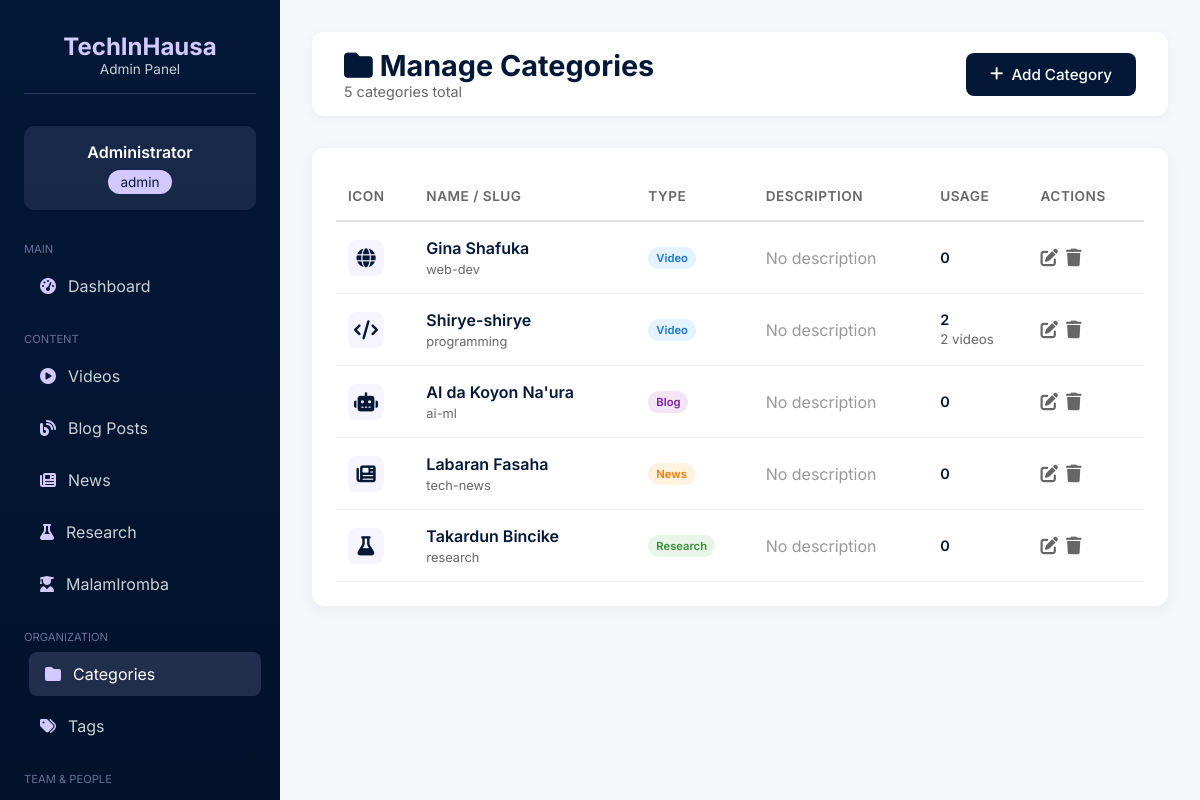
Screenshot of /admin/categories.php (signed in) with the database file from the repository.
### tables this page shows
CREATE TABLE `categories` (
  `id` int(11) NOT NULL,
  `name` varchar(100) NOT NULL,
  `slug` varchar(100) NOT NULL,
  `type` enum('video','blog','news','research') NOT NULL,
  `description` text DEFAULT NULL,
  `icon` varchar(50) DEFAULT NULL,
  `created_at` timestamp NOT NULL DEFAULT current_timestamp()
);

### includes/auth.php (called while the page is built, shortened)
<?php
function isLoggedIn() {
    return isset($_SESSION['admin_logged_in']) && $_SESSION['admin_logged_in'] === true;
}
function getCurrentUser() {
    return [
        'id' => $_SESSION['admin_user_id'] ?? null,
        'username' => $_SESSION['admin_username'] ?? null,
        'name' => $_SESSION['admin_name'] ?? null,
        'role' => $_SESSION['admin_role'] ?? null
    ];
}
function get_current_admin($conn) {
    return getCurrentUser();
}
?>

### admin/categories.php (the view, shortened to what this page needs)
<?php
require_once __DIR__ . "/../includes/db.php";
require_once __DIR__ . "/../includes/auth.php";
global $conn;
$action = isset($_GET['action']) ? $_GET['action'] : 'list';
$categories = [];
if ($action === 'list') {
    $result = mysqli_query($conn, "SELECT * FROM categories ORDER BY type, name ASC");
    if ($result) {
        while ($row = mysqli_fetch_assoc($result)) {
            $categories[] = $row;
        }
    }
}
$current_admin = get_current_admin($conn);
$admin_name = $current_admin['name'] ?? $current_admin['username'] ?? 'Admin';
$admin_role = $current_admin['role'] ?? 'Administrator';
?>
<!DOCTYPE html>
<html lang="en">
<head>
    <link rel="stylesheet" href="https://cdnjs.cloudflare.com/ajax/libs/font-awesome/6.4.0/css/all.min.css">
</head>
<body>
    <div class="admin-wrapper">
        <aside class="sidebar">
            <div class="sidebar-header">
                <h2>TechInHausa</h2>
                <p>Admin Panel</p>
            </div>
            <div class="admin-info">
                <div class="admin-name"><?php echo htmlspecialchars($admin_name); ?></div>
                <div class="admin-role"><?php echo htmlspecialchars($admin_role); ?></div>
            </div>
            <ul class="nav-menu">
                <li class="nav-section">Main</li>
                <li class="nav-item">
                    <a href="dashboard.php" class="nav-link">
                        <i class="fas fa-tachometer-alt"></i>
                        <span>Dashboard</span>
                    </a>
                </li>
                <li class="nav-section">Content</li>
                <li class="nav-item">
                    <a href="videos.php" class="nav-link">
                        <i class="fas fa-play-circle"></i>
                        <span>Videos</span>
                    </a>
                </li>
                <li class="nav-item">
                    <a href="blog.php" class="nav-link">
                        <i class="fas fa-blog"></i>
                        <span>Blog Posts</span>
                    </a>
                </li>
                <li class="nav-item">
                    <a href="news.php" class="nav-link">
                        <i class="fas fa-newspaper"></i>
                        <span>News</span>
                    </a>
                </li>
                <li class="nav-item">
                    <a href="research.php" class="nav-link">
                        <i class="fas fa-flask"></i>
                        <span>Research</span>
                    </a>
                </li>
                <li class="nav-item">
                    <a href="creator.php" class="nav-link">
                        <i class="fas fa-user-graduate"></i>
                        <span>MalamIromba</span>
                    </a>
                </li>
                <li class="nav-section">Organization</li>
                <li class="nav-item">
                    <a href="categories.php" class="nav-link active">
                        <i class="fas fa-folder"></i>
                        <span>Categories</span>
                    </a>
                </li>
                <li class="nav-item">
                    <a href="tags.php" class="nav-link">
                        <i class="fas fa-tags"></i>
                        <span>Tags</span>
                    </a>
                </li>
                <li class="nav-section">Team & People</li>
                <li class="nav-item">
                    <a href="team_members.php" class="nav-link">
                    </a>
                </li>
            </ul>
        </aside>
        <main class="main-content">
            <div class="top-bar">
                <div class="page-title">
                    <h1>
                        <?php if ($action === 'add'): ?>
                            <i class="fas fa-plus-circle"></i> Add Category
                        <?php elseif ($action === 'edit'): ?>
                            <i class="fas fa-edit"></i> Edit Category
                        <?php else: ?>
                            <i class="fas fa-folder"></i> Manage Categories
                        <?php endif; ?>
                    </h1>
                    <p>
                        <?php if ($action === 'list'): ?>
                            <?php echo count($categories); ?> categories total
                        <?php else: ?>
                            Fill in the details below
                        <?php endif; ?>
                    </p>
                </div>
                <div class="action-buttons">
                    <?php if ($action === 'list'): ?>
                        <a href="?action=add" class="btn btn-primary">
                            <i class="fas fa-plus"></i> Add Category
                        </a>
                    <?php else: ?>
                        <a href="categories.php" class="btn btn-warning">
                            <i class="fas fa-arrow-left"></i> Back to List
                        </a>
                    <?php endif; ?>
                </div>
            </div>
            <?php if ($action === 'list'): ?>
                <div class="table-container">
                    <?php if (empty($categories)): ?>
                        <div class="empty-state">
                            <i class="fas fa-folder-open"></i>
                            <h3>No Categories Found</h3>
                            <p>Get started by adding your first category.</p>
                            <a href="?action=add" class="btn btn-primary" style="margin-top: 1rem;">
                                <i class="fas fa-plus"></i> Add Category
                            </a>
                        </div>
                    <?php else: ?>
                        <table>
                            <thead>
                                <tr>
                                    <th>Icon</th>
                                    <th>Name / Slug</th>
                                    <th>Type</th>
                                    <th>Description</th>
                                    <th>Usage</th>
                                    <th>Actions</th>
                                </tr>
                            </thead>
                            <tbody>
                                <?php foreach ($categories as $cat):
                                    $usage_count = 0;
                                    $usage_details = [];
                                    if ($cat['type'] === 'video') {
                                        $count = mysqli_fetch_assoc(mysqli_query($conn, "SELECT COUNT(*) as total FROM videos WHERE category_id = {$cat['id']}"))['total'];
                                        $usage_count += $count;
                                        if ($count > 0) $usage_details[] = "$count videos";
                                    } elseif ($cat['type'] === 'blog') {
                                        $count = mysqli_fetch_assoc(mysqli_query($conn, "SELECT COUNT(*) as total FROM blog_posts WHERE category_id = {$cat['id']}"))['total'];
                                        $usage_count += $count;
                                    } elseif ($cat['type'] === 'news') {
                                        $count = mysqli_fetch_assoc(mysqli_query($conn, "SELECT COUNT(*) as total FROM news WHERE category_id = {$cat['id']}"))['total'];
                                        $usage_count += $count;
                                    } elseif ($cat['type'] === 'research') {
                                        $count = mysqli_fetch_assoc(mysqli_query($conn, "SELECT COUNT(*) as total FROM research WHERE category_id = {$cat['id']}"))['total'];
                                        $usage_count += $count;
                                    } elseif ($cat['type'] === 'creator') {
                                        $count = mysqli_fetch_assoc(mysqli_query($conn, "SELECT COUNT(*) as total FROM creator WHERE category_id = {$cat['id']}"))['total'];
                                        $usage_count += $count;
                                        if ($count > 0) $usage_details[] = "$count creator items";
                                    }
                                ?>
                                <tr>
                                    <td>
                                        <div class="category-icon">
                                            <?php if (!empty($cat['icon'])): ?>
                                                <i class="fas <?php echo htmlspecialchars($cat['icon']); ?>"></i>
                                            <?php else: ?>
                                                <i class="fas fa-folder"></i>
                                            <?php endif; ?>
                                        </div>
                                    </td>
                                    <td>
                                        <div class="category-name"><?php echo htmlspecialchars($cat['name']); ?></div>
                                        <div class="category-slug"><?php echo htmlspecialchars($cat['slug']); ?></div>
                                    </td>
                                    <td>
                                        <span class="badge badge-<?php echo $cat['type']; ?>">
                                            <?php
                                            $type_labels = [
                                                'video' => 'Video',
                                                'blog' => 'Blog',
                                                'news' => 'News',
                                                'research' => 'Research',
                                                'creator' => 'Creator'
                                            ];
                                            echo $type_labels[$cat['type']] ?? ucfirst($cat['type']);
                                            ?>
                                        </span>
                                    </td>
                                    <td>
                                        <?php if (!empty($cat['description'])): ?>
                                            <?php echo htmlspecialchars(substr($cat['description'], 0, 60)) . (strlen($cat['description']) > 60 ? '...' : ''); ?>
                                        <?php else: ?>
                                            <span style="color: #999;">No description</span>
                                        <?php endif; ?>
                                    </td>
                                    <td>
                                        <div class="usage-count"><?php echo $usage_count; ?></div>
                                        <?php if (!empty($usage_details)): ?>
                                            <small style="color: #666;"><?php echo implode(', ', $usage_details); ?></small>
                                        <?php endif; ?>
                                    </td>
                                    <td>
                                        <div class="action-group">
                                            <a href="?action=edit&id=<?php echo $cat['id']; ?>"
                                               class="action-icon" title="Edit">
                                                <i class="fas fa-edit"></i>
                                            </a>
                                            <a href="?action=delete&id=<?php echo $cat['id']; ?>"
                                               class="action-icon delete" title="Delete"
                                               onclick="return confirm('Are you sure you want to delete this category? This action cannot be undone.')">
                                                <i class="fas fa-trash"></i>
                                            </a>
                                        </div>
                                    </td>
                                </tr>
                                <?php endforeach; ?>
                            </tbody>
                        </table>
                    <?php endif; ?>
                </div>
            <?php endif; ?>
        </main>
    </div>
</body>
</html>

### admin/categories.php (style rules this page uses)
* { margin: 0; padding: 0; box-sizing: border-box; }
body { font-family: 'Inter', sans-serif; background: #f5f7fb; color: #333; }
.admin-wrapper { display: flex; min-height: 100vh; }
.sidebar { width: 280px; background: linear-gradient(180deg, #031837 0%, #02122b 100%); color: white; padding: 2rem 1.5rem; position: fixed; height: 100vh; overflow-y: auto; }
.sidebar-header { text-align: center; margin-bottom: 2rem; padding-bottom: 1rem; border-bottom: 1px solid rgba(211, 201, 254, 0.2); }
.sidebar-header h2 { font-size: 1.5rem; color: #D3C9FE; }
.sidebar-header p { font-size: 0.85rem; opacity: 0.8; }
.admin-info { background: rgba(211, 201, 254, 0.1); padding: 1rem; border-radius: 10px; margin-bottom: 2rem; text-align: center; }
.admin-name { font-weight: 600; }
.admin-role { font-size: 0.85rem; background: #D3C9FE; color: #031837; display: inline-block; padding: 0.25rem 0.75rem; border-radius: 20px; margin-top: 0.5rem; }
.nav-menu { list-style: none; }
.nav-item { margin-bottom: 0.5rem; }
.nav-link { display: flex; align-items: center; gap: 0.75rem; padding: 0.75rem 1rem; color: rgba(255,255,255,0.8); text-decoration: none; border-radius: 8px; transition: all 0.3s ease; }
.nav-link:hover, .nav-link.active { background: rgba(211, 201, 254, 0.15); color: white; transform: translateX(5px); }
.nav-link i { color: #D3C9FE; }
.nav-section { margin: 1.5rem 0 0.5rem; font-size: 0.7rem; text-transform: uppercase; opacity: 0.5; color: #D3C9FE; }
.main-content { flex: 1; margin-left: 280px; padding: 2rem; }
.top-bar { display: flex; justify-content: space-between; align-items: center; margin-bottom: 2rem; background: white; padding: 1rem 2rem; border-radius: 12px; box-shadow: 0 2px 10px rgba(0,0,0,0.05); }
.page-title h1 { font-size: 1.8rem; color: #031837; }
.page-title p { color: #666; font-size: 0.9rem; }
.action-buttons { display: flex; gap: 1rem; }
.btn { display: inline-flex; align-items: center; gap: 0.5rem; padding: 0.75rem 1.5rem; border-radius: 8px; font-size: 0.95rem; font-weight: 500; text-decoration: none; transition: all 0.3s ease; border: none; cursor: pointer; }
.btn-primary { background: #031837; color: white; }
.table-container { background: white; padding: 1.5rem; border-radius: 12px; box-shadow: 0 4px 15px rgba(0,0,0,0.05); overflow-x: auto; }
table { width: 100%; border-collapse: collapse; }
th { text-align: left; padding: 1rem 0.75rem; color: #666; font-weight: 600; font-size: 0.85rem; text-transform: uppercase; letter-spacing: 0.5px; border-bottom: 2px solid #e0e0e0; }
td { padding: 1rem 0.75rem; border-bottom: 1px solid #f0f0f0; vertical-align: middle; }
.category-icon { width: 36px; height: 36px; background: rgba(211, 201, 254, 0.2); color: #031837; border-radius: 8px; display: flex; align-items: center; justify-content: center; font-size: 1.2rem; }
.category-name { font-weight: 600; color: #031837; }
.category-slug { font-size: 0.8rem; color: #666; margin-top: 0.25rem; }
.badge { display: inline-block; padding: 0.25rem 0.5rem; border-radius: 20px; font-size: 0.7rem; font-weight: 600; }
.badge-video { background: #e3f2fd; color: #1976d2; }
.badge-blog { background: #f3e5f5; color: #7b1fa2; }
.badge-news { background: #fff3e0; color: #f57c00; }
.badge-research { background: #e8f5e8; color: #388e3c; }
.usage-count { font-size: 0.9rem; font-weight: 600; color: #031837; }
.action-group { display: flex; gap: 0.5rem; flex-wrap: wrap; }
.action-icon { color: #666; font-size: 1.1rem; transition: all 0.3s; }

### rows the page displays
categories: name "Gina Shafuka", slug "web-dev", type "Video", shows "No description", usage_count "0"
categories: name "Shirye-shirye", slug "programming", type "Video", shows "No description", usage_count "2", usage_details "2 videos"
categories: name "AI da Koyon Na'ura", slug "ai-ml", type "Blog", shows "No description", usage_count "0"
categories: name "Labaran Fasaha", slug "tech-news", type "News", shows "No description", usage_count "0"
categories: name "Takardun Bincike", slug "research", type "Research", shows "No description", usage_count "0"

### other values shown
$admin_name "Administrator"
$admin_role "admin"
count($categories) "5"
